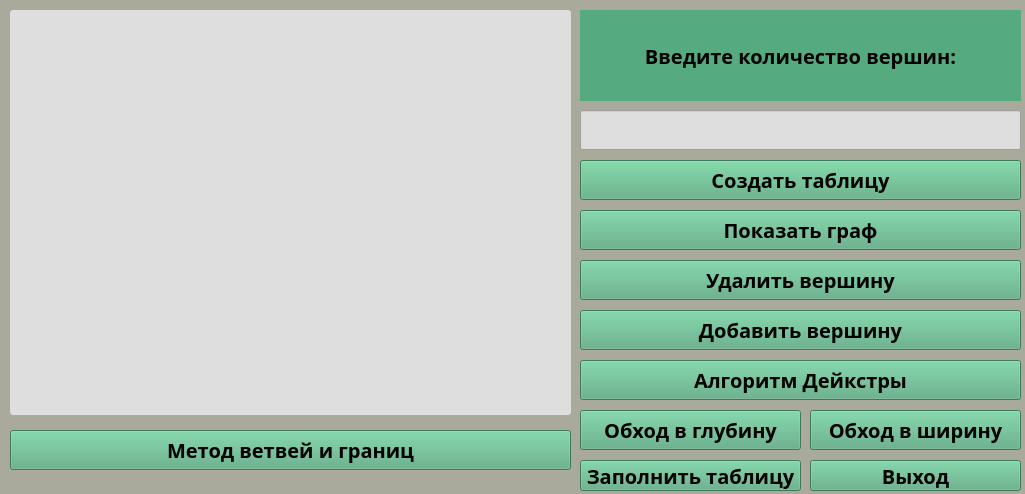
<?xml version="1.0" encoding="UTF-8"?>
<ui version="4.0">
	<class>MainWindow</class>
	<widget class="QMainWindow" name="MainWindow">
		<property name="geometry">
			<rect>
				<x>0</x>
				<y>0</y>
				<width>1025</width>
				<height>494</height>
			</rect>
		</property>
		<property name="windowTitle">
			<string>MainWindow</string>
		</property>
		<property name="styleSheet">
			<string notr="true">background-color: rgb(169, 170, 156);</string>
		</property>
		<widget class="QWidget" name="centralwidget">
			<widget class="QLabel" name="Display">
				<property name="geometry">
					<rect>
						<x>580</x>
						<y>10</y>
						<width>441</width>
						<height>91</height>
					</rect>
				</property>
				<property name="font">
					<font>
						<family>Cascadia Mono</family>
						<pointsize>15</pointsize>
						<weight>75</weight>
						<bold>true</bold>
						<kerning>true</kerning>
					</font>
				</property>
				<property name="styleSheet">
					<string notr="true">
						background-color: rgb(85, 170, 127);
					</string>
				</property>
				<property name="text">
					<string>Введите количество вершин:</string>
				</property>
				<property name="alignment">
					<set>Qt::AlignCenter</set>
				</property>
			</widget>
			<widget class="QTableWidget" name="LinksTable">
				<property name="geometry">
					<rect>
						<x>10</x>
						<y>10</y>
						<width>561</width>
						<height>405</height>
					</rect>
				</property>
				<property name="font">
					<font>
						<family>calibri</family>
						<pointsize>-1</pointsize>
						<weight>75</weight>
						<bold>true</bold>
					</font>
				</property>
				<property name="styleSheet">
					<string notr="true">
						background: #dedede;
						border: solid 2px #94fa7f;
						border-radius: 3px;
						font-family: calibri;
						font-size: 20px;
						color:#3d3d3d;
						font-weight: bold;
						Alignment: center;
					</string>
				</property>
			</widget>
			<widget class="QPushButton" name="Create">
				<property name="geometry">
					<rect>
						<x>580</x>
						<y>160</y>
						<width>441</width>
						<height>40</height>
					</rect>
				</property>
				<property name="font">
					<font>
						<family>Cascadia Mono</family>
						<pointsize>15</pointsize>
						<weight>75</weight>
						<bold>true</bold>
					</font>
				</property>
				<property name="styleSheet">
					<string notr="true">background-color: rgb(83, 170, 123);</string>
				</property>
				<property name="text">
					<string>Создать таблицу</string>
				</property>
			</widget>
			<widget class="QLineEdit" name="City">
				<property name="geometry">
					<rect>
						<x>580</x>
						<y>110</y>
						<width>441</width>
						<height>40</height>
					</rect>
				</property>
				<property name="font">
					<font>
						<family>Cascadia Mono</family>
						<pointsize>15</pointsize>
						<weight>75</weight>
						<bold>true</bold>
					</font>
				</property>
				<property name="styleSheet">
					<string notr="true">background: #dedede;</string>
				</property>
				<property name="text">
					<string/>
				</property>
				<property name="alignment">
					<set>Qt::AlignRight|Qt::AlignTrailing|Qt::AlignVCenter</set>
				</property>
			</widget>
			<widget class="QPushButton" name="Accept_2">
				<property name="geometry">
					<rect>
						<x>580</x>
						<y>260</y>
						<width>441</width>
						<height>40</height>
					</rect>
				</property>
				<property name="font">
					<font>
						<family>Cascadia Mono</family>
						<pointsize>15</pointsize>
						<weight>75</weight>
						<bold>true</bold>
					</font>
				</property>
				<property name="styleSheet">
					<string notr="true">background-color: rgb(85, 170, 127);</string>
				</property>
				<property name="text">
					<string>Удалить вершину</string>
				</property>
			</widget>
			<widget class="QPushButton" name="Accept">
				<property name="geometry">
					<rect>
						<x>580</x>
						<y>310</y>
						<width>441</width>
						<height>40</height>
					</rect>
				</property>
				<property name="font">
					<font>
						<family>Cascadia Mono</family>
						<pointsize>15</pointsize>
						<weight>75</weight>
						<bold>true</bold>
					</font>
				</property>
				<property name="styleSheet">
					<string notr="true">background-color: rgb(85, 170, 127);</string>
				</property>
				<property name="text">
					<string>Добавить вершину</string>
				</property>
			</widget>
			<widget class="QPushButton" name="Answer">
				<property name="geometry">
					<rect>
						<x>10</x>
						<y>430</y>
						<width>561</width>
						<height>40</height>
					</rect>
				</property>
				<property name="font">
					<font>
						<family>Cascadia Mono</family>
						<pointsize>15</pointsize>
						<weight>75</weight>
						<bold>true</bold>
					</font>
				</property>
				<property name="styleSheet">
					<string notr="true">background-color: rgb(85, 170, 127);</string>
				</property>
				<property name="text">
					<string>Метод ветвей и границ</string>
				</property>
			</widget>
			<widget class="QPushButton" name="Visual">
				<property name="enabled">
					<bool>true</bool>
				</property>
				<property name="geometry">
					<rect>
						<x>580</x>
						<y>210</y>
						<width>441</width>
						<height>40</height>
					</rect>
				</property>
				<property name="sizePolicy">
					<sizepolicy hsizetype="Minimum" vsizetype="Minimum">
						<horstretch>0</horstretch>
						<verstretch>0</verstretch>
					</sizepolicy>
				</property>
				<property name="font">
					<font>
						<family>Cascadia Mono</family>
						<pointsize>15</pointsize>
						<weight>75</weight>
						<bold>true</bold>
					</font>
				</property>
				<property name="styleSheet">
					<string notr="true">background-color: rgb(85, 170, 127);</string>
				</property>
				<property name="text">
					<string>Показать граф</string>
				</property>
			</widget>
			<widget class="QPushButton" name="Back_menu">
				<property name="geometry">
					<rect>
						<x>810</x>
						<y>460</y>
						<width>211</width>
						<height>31</height>
					</rect>
				</property>
				<property name="font">
					<font>
						<family>Cascadia Mono</family>
						<pointsize>15</pointsize>
						<weight>75</weight>
						<bold>true</bold>
					</font>
				</property>
				<property name="styleSheet">
					<string notr="true">background-color: rgb(85, 170, 127);</string>
				</property>
				<property name="text">
					<string>Выход</string>
				</property>
			</widget>
			<widget class="QLabel" name="Fon">
				<property name="geometry">
					<rect>
						<x>6</x>
						<y>2</y>
						<width>1021</width>
						<height>491</height>
					</rect>
				</property>
				<property name="text">
					<string/>
				</property>
				<property name="pixmap">
					<pixmap>C:/Users/Полина/Pictures/Saved Pictures/0f7b88f6743955daa2ed6e6c31a91b3c.png</pixmap>
				</property>
			</widget>
			<widget class="QPushButton" name="depth">
				<property name="geometry">
					<rect>
						<x>580</x>
						<y>410</y>
						<width>221</width>
						<height>40</height>
					</rect>
				</property>
				<property name="font">
					<font>
						<family>Cascadia Mono</family>
						<pointsize>15</pointsize>
						<weight>75</weight>
						<bold>true</bold>
					</font>
				</property>
				<property name="styleSheet">
					<string notr="true">background-color: rgb(85, 170, 127);</string>
				</property>
				<property name="text">
					<string>Обход в глубину</string>
				</property>
			</widget>
			<widget class="QPushButton" name="width">
				<property name="geometry">
					<rect>
						<x>810</x>
						<y>410</y>
						<width>211</width>
						<height>40</height>
					</rect>
				</property>
				<property name="font">
					<font>
						<family>Cascadia Mono</family>
						<pointsize>15</pointsize>
						<weight>75</weight>
						<bold>true</bold>
					</font>
				</property>
				<property name="styleSheet">
					<string notr="true">background-color: rgb(85, 170, 127);</string>
				</property>
				<property name="text">
					<string>Обход в ширину</string>
				</property>
			</widget>
			<widget class="QPushButton" name="Deikstra">
				<property name="geometry">
					<rect>
						<x>580</x>
						<y>360</y>
						<width>441</width>
						<height>40</height>
					</rect>
				</property>
				<property name="font">
					<font>
						<family>Cascadia Mono</family>
						<pointsize>15</pointsize>
						<weight>75</weight>
						<bold>true</bold>
					</font>
				</property>
				<property name="styleSheet">
					<string notr="true">background-color: rgb(85, 170, 127);</string>
				</property>
				<property name="text">
					<string>Алгоритм Дейкстры</string>
				</property>
			</widget>
			<widget class="QPushButton" name="depth_2">
				<property name="geometry">
					<rect>
						<x>580</x>
						<y>460</y>
						<width>221</width>
						<height>31</height>
					</rect>
				</property>
				<property name="font">
					<font>
						<family>Cascadia Mono</family>
						<pointsize>15</pointsize>
						<weight>75</weight>
						<bold>true</bold>
					</font>
				</property>
				<property name="styleSheet">
					<string notr="true">background-color: rgb(85, 170, 127);</string>
				</property>
				<property name="text">
					<string>Заполнить таблицу</string>
				</property>
			</widget>
			<zorder>Fon</zorder>
			<zorder>LinksTable</zorder>
			<zorder>Create</zorder>
			<zorder>City</zorder>
			<zorder>Accept_2</zorder>
			<zorder>Accept</zorder>
			<zorder>Answer</zorder>
			<zorder>Visual</zorder>
			<zorder>Display</zorder>
			<zorder>Back_menu</zorder>
			<zorder>depth</zorder>
			<zorder>width</zorder>
			<zorder>Deikstra</zorder>
			<zorder>depth_2</zorder>
		</widget>
	</widget>
	<resources/>
	<connections>
		<connection>
			<sender>Back_menu</sender>
			<signal>clicked()</signal>
			<receiver>MainWindow</receiver>
			<slot>close()</slot>
			<hints>
				<hint type="sourcelabel">
					<x>937</x>
					<y>467</y>
				</hint>
				<hint type="destinationlabel">
					<x>805</x>
					<y>458</y>
				</hint>
			</hints>
		</connection>
	</connections>
</ui>
